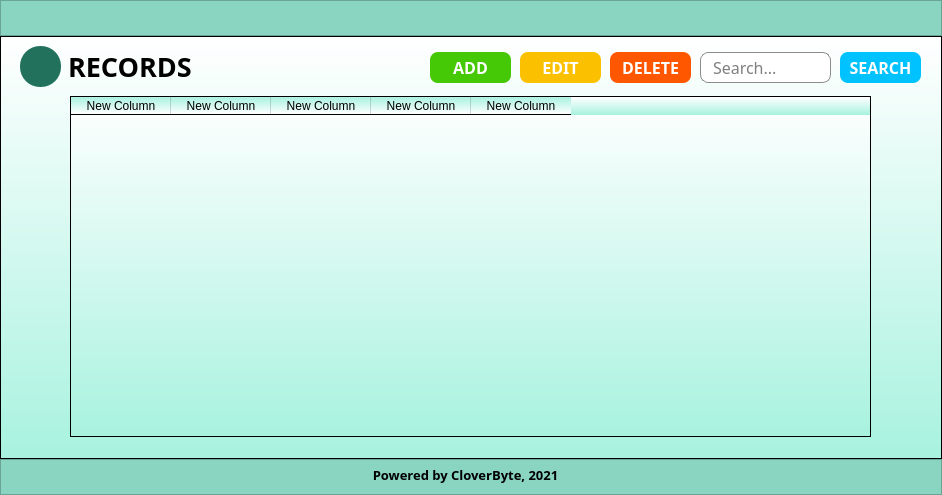
<?xml version="1.0" encoding="UTF-8"?>
<ui version="4.0">
 <class>MainWindow</class>
 <widget class="QMainWindow" name="MainWindow">
  <property name="geometry">
   <rect>
    <x>0</x>
    <y>0</y>
    <width>942</width>
    <height>495</height>
   </rect>
  </property>
  <property name="minimumSize">
   <size>
    <width>942</width>
    <height>495</height>
   </size>
  </property>
  <property name="maximumSize">
   <size>
    <width>942</width>
    <height>495</height>
   </size>
  </property>
  <property name="windowTitle">
   <string>MainWindow</string>
  </property>
  <widget class="QWidget" name="centralwidget">
   <layout class="QVBoxLayout" name="verticalLayout">
    <property name="spacing">
     <number>0</number>
    </property>
    <property name="leftMargin">
     <number>0</number>
    </property>
    <property name="topMargin">
     <number>0</number>
    </property>
    <property name="rightMargin">
     <number>0</number>
    </property>
    <property name="bottomMargin">
     <number>0</number>
    </property>
    <item>
     <widget class="QFrame" name="frame_3">
      <property name="minimumSize">
       <size>
        <width>0</width>
        <height>36</height>
       </size>
      </property>
      <property name="maximumSize">
       <size>
        <width>16777215</width>
        <height>36</height>
       </size>
      </property>
      <property name="styleSheet">
       <string notr="true">background-color: rgb(137, 213, 194)</string>
      </property>
      <property name="frameShape">
       <enum>QFrame::StyledPanel</enum>
      </property>
      <property name="frameShadow">
       <enum>QFrame::Raised</enum>
      </property>
      <widget class="QLabel" name="label_3">
       <property name="geometry">
        <rect>
         <x>10</x>
         <y>5</y>
         <width>81</width>
         <height>31</height>
        </rect>
       </property>
       <property name="styleSheet">
        <string notr="true">background: transparent</string>
       </property>
       <property name="text">
        <string/>
       </property>
       <property name="pixmap">
        <pixmap resource="resources.qrc">:/newPrefix/logo.png</pixmap>
       </property>
       <property name="scaledContents">
        <bool>true</bool>
       </property>
      </widget>
     </widget>
    </item>
    <item>
     <widget class="QFrame" name="frame">
      <property name="styleSheet">
       <string notr="true">background-color: qlineargradient(spread:pad, x1:0.5, y1:1, x2:0.5, y2:0, stop:0 rgba(168, 242, 223, 255), stop:1 rgba(255, 255, 255, 255))</string>
      </property>
      <property name="frameShape">
       <enum>QFrame::StyledPanel</enum>
      </property>
      <property name="frameShadow">
       <enum>QFrame::Raised</enum>
      </property>
      <widget class="QTableWidget" name="tableWidget">
       <property name="geometry">
        <rect>
         <x>70</x>
         <y>60</y>
         <width>801</width>
         <height>341</height>
        </rect>
       </property>
       <property name="font">
        <font>
         <family>Work Sans</family>
        </font>
       </property>
       <property name="styleSheet">
        <string notr="true">table-&gt;horizontalHeader()-&gt;setSectionResizeMode(QHeaderView::Stretch);</string>
       </property>
       <attribute name="horizontalHeaderStretchLastSection">
        <bool>false</bool>
       </attribute>
       <attribute name="verticalHeaderVisible">
        <bool>false</bool>
       </attribute>
       <column>
        <property name="text">
         <string>New Column</string>
        </property>
       </column>
       <column>
        <property name="text">
         <string>New Column</string>
        </property>
       </column>
       <column>
        <property name="text">
         <string>New Column</string>
        </property>
       </column>
       <column>
        <property name="text">
         <string>New Column</string>
        </property>
       </column>
       <column>
        <property name="text">
         <string>New Column</string>
        </property>
       </column>
      </widget>
      <widget class="QLabel" name="label_7">
       <property name="geometry">
        <rect>
         <x>68</x>
         <y>15</y>
         <width>181</width>
         <height>31</height>
        </rect>
       </property>
       <property name="font">
        <font>
         <family>Work Sans SemiBold</family>
         <pointsize>20</pointsize>
         <weight>75</weight>
         <bold>true</bold>
        </font>
       </property>
       <property name="styleSheet">
        <string notr="true">background-color: transparent;</string>
       </property>
       <property name="text">
        <string>RECORDS</string>
       </property>
      </widget>
      <widget class="QPushButton" name="btnRegister">
       <property name="geometry">
        <rect>
         <x>430</x>
         <y>16</y>
         <width>81</width>
         <height>31</height>
        </rect>
       </property>
       <property name="minimumSize">
        <size>
         <width>0</width>
         <height>0</height>
        </size>
       </property>
       <property name="font">
        <font>
         <family>Work Sans</family>
         <pointsize>12</pointsize>
         <weight>75</weight>
         <bold>true</bold>
        </font>
       </property>
       <property name="autoFillBackground">
        <bool>false</bool>
       </property>
       <property name="styleSheet">
        <string notr="true">QPushButton{
	background-color: rgb(69,200,5);
	border: none;
	color: rgb(255, 255, 255);
	border-radius: 8px;
}
QPushButton:hover{
	background-color: rgb(31, 211, 166);
}
QPushButton:pressed{
	background-color: rgb(22, 154, 121)
}</string>
       </property>
       <property name="text">
        <string>ADD</string>
       </property>
       <property name="flat">
        <bool>false</bool>
       </property>
      </widget>
      <widget class="QPushButton" name="btnDelete">
       <property name="geometry">
        <rect>
         <x>610</x>
         <y>16</y>
         <width>81</width>
         <height>31</height>
        </rect>
       </property>
       <property name="minimumSize">
        <size>
         <width>0</width>
         <height>0</height>
        </size>
       </property>
       <property name="font">
        <font>
         <family>Work Sans</family>
         <pointsize>12</pointsize>
         <weight>75</weight>
         <bold>true</bold>
        </font>
       </property>
       <property name="autoFillBackground">
        <bool>false</bool>
       </property>
       <property name="styleSheet">
        <string notr="true">QPushButton{
	background-color: rgba(255,87,0,255);
	border: none;
	color: rgb(255, 255, 255);
	border-radius: 8px;
}
QPushButton:hover{
	background-color: rgb(31, 211, 166);
}
QPushButton:pressed{
	background-color: rgb(22, 154, 121)
}</string>
       </property>
       <property name="text">
        <string>DELETE</string>
       </property>
       <property name="flat">
        <bool>false</bool>
       </property>
      </widget>
      <widget class="QPushButton" name="btnEdit">
       <property name="geometry">
        <rect>
         <x>520</x>
         <y>16</y>
         <width>81</width>
         <height>31</height>
        </rect>
       </property>
       <property name="minimumSize">
        <size>
         <width>0</width>
         <height>0</height>
        </size>
       </property>
       <property name="font">
        <font>
         <family>Work Sans</family>
         <pointsize>12</pointsize>
         <weight>75</weight>
         <bold>true</bold>
        </font>
       </property>
       <property name="autoFillBackground">
        <bool>false</bool>
       </property>
       <property name="styleSheet">
        <string notr="true">QPushButton{
	background-color: rgb(251,192,0);
	border: none;
	color: rgb(255, 255, 255);
	border-radius: 8px;
}
QPushButton:hover{
	background-color: rgb(31, 211, 166);
}
QPushButton:pressed{
	background-color: rgb(22, 154, 121)
}</string>
       </property>
       <property name="text">
        <string>EDIT</string>
       </property>
       <property name="flat">
        <bool>false</bool>
       </property>
      </widget>
      <widget class="QPushButton" name="btnSearch">
       <property name="geometry">
        <rect>
         <x>840</x>
         <y>16</y>
         <width>81</width>
         <height>31</height>
        </rect>
       </property>
       <property name="minimumSize">
        <size>
         <width>0</width>
         <height>0</height>
        </size>
       </property>
       <property name="font">
        <font>
         <family>Work Sans</family>
         <pointsize>12</pointsize>
         <weight>75</weight>
         <bold>true</bold>
        </font>
       </property>
       <property name="autoFillBackground">
        <bool>false</bool>
       </property>
       <property name="styleSheet">
        <string notr="true">QPushButton{
	background-color: rgb(0,194,255);
	border: none;
	color: rgb(255, 255, 255);
	border-radius: 8px;
}
QPushButton:hover{
	background-color: rgb(31, 211, 166);
}
QPushButton:pressed{
	background-color: rgb(22, 154, 121)
}</string>
       </property>
       <property name="text">
        <string>SEARCH</string>
       </property>
       <property name="flat">
        <bool>false</bool>
       </property>
      </widget>
      <widget class="QLineEdit" name="lineSearch">
       <property name="geometry">
        <rect>
         <x>700</x>
         <y>16</y>
         <width>131</width>
         <height>31</height>
        </rect>
       </property>
       <property name="font">
        <font>
         <family>Work Sans</family>
         <pointsize>12</pointsize>
        </font>
       </property>
       <property name="styleSheet">
        <string notr="true">QLineEdit{
	background-color: rgb(255, 255, 255);
	border-style: solid;
    border-width: 1px;
    border-radius: 8px;
    border-color: rgb(140, 140, 140);
	padding-left: 10px;
	padding-right: 10px; 
}
</string>
       </property>
       <property name="placeholderText">
        <string>Search...</string>
       </property>
      </widget>
      <widget class="QPushButton" name="btnBack">
       <property name="geometry">
        <rect>
         <x>20</x>
         <y>10</y>
         <width>41</width>
         <height>41</height>
        </rect>
       </property>
       <property name="minimumSize">
        <size>
         <width>0</width>
         <height>0</height>
        </size>
       </property>
       <property name="font">
        <font>
         <family>Work Sans</family>
         <pointsize>12</pointsize>
         <weight>75</weight>
         <bold>true</bold>
        </font>
       </property>
       <property name="styleSheet">
        <string notr="true">QPushButton{
	background-color: rgb(33, 113, 93);
	border: none;
	color: rgb(255, 255, 255);
	border-radius: 20px;
}
QPushButton:hover{
	background-color: rgb(46, 159, 131);
}
QPushButton:pressed{
	background-color: rgb(29, 100, 82);
}</string>
       </property>
       <property name="text">
        <string/>
       </property>
       <property name="icon">
        <iconset resource="resources.qrc">
         <normaloff>:/newPrefix/back_white.png</normaloff>:/newPrefix/back_white.png</iconset>
       </property>
       <property name="iconSize">
        <size>
         <width>45</width>
         <height>45</height>
        </size>
       </property>
       <property name="flat">
        <bool>false</bool>
       </property>
      </widget>
     </widget>
    </item>
    <item>
     <widget class="QFrame" name="footer">
      <property name="minimumSize">
       <size>
        <width>0</width>
        <height>36</height>
       </size>
      </property>
      <property name="maximumSize">
       <size>
        <width>16777215</width>
        <height>36</height>
       </size>
      </property>
      <property name="styleSheet">
       <string notr="true">background-color: rgb(137, 213, 194)</string>
      </property>
      <property name="frameShape">
       <enum>QFrame::StyledPanel</enum>
      </property>
      <property name="frameShadow">
       <enum>QFrame::Raised</enum>
      </property>
      <widget class="QLabel" name="trademark">
       <property name="geometry">
        <rect>
         <x>340</x>
         <y>-20</y>
         <width>251</width>
         <height>71</height>
        </rect>
       </property>
       <property name="minimumSize">
        <size>
         <width>151</width>
         <height>71</height>
        </size>
       </property>
       <property name="font">
        <font>
         <family>Work Sans SemiBold</family>
         <pointsize>10</pointsize>
         <weight>75</weight>
         <bold>true</bold>
        </font>
       </property>
       <property name="styleSheet">
        <string notr="true">background: transparent</string>
       </property>
       <property name="text">
        <string>Powered by CloverByte, 2021</string>
       </property>
       <property name="alignment">
        <set>Qt::AlignCenter</set>
       </property>
      </widget>
     </widget>
    </item>
   </layout>
  </widget>
 </widget>
 <resources>
  <include location="resources.qrc"/>
 </resources>
 <connections/>
</ui>
